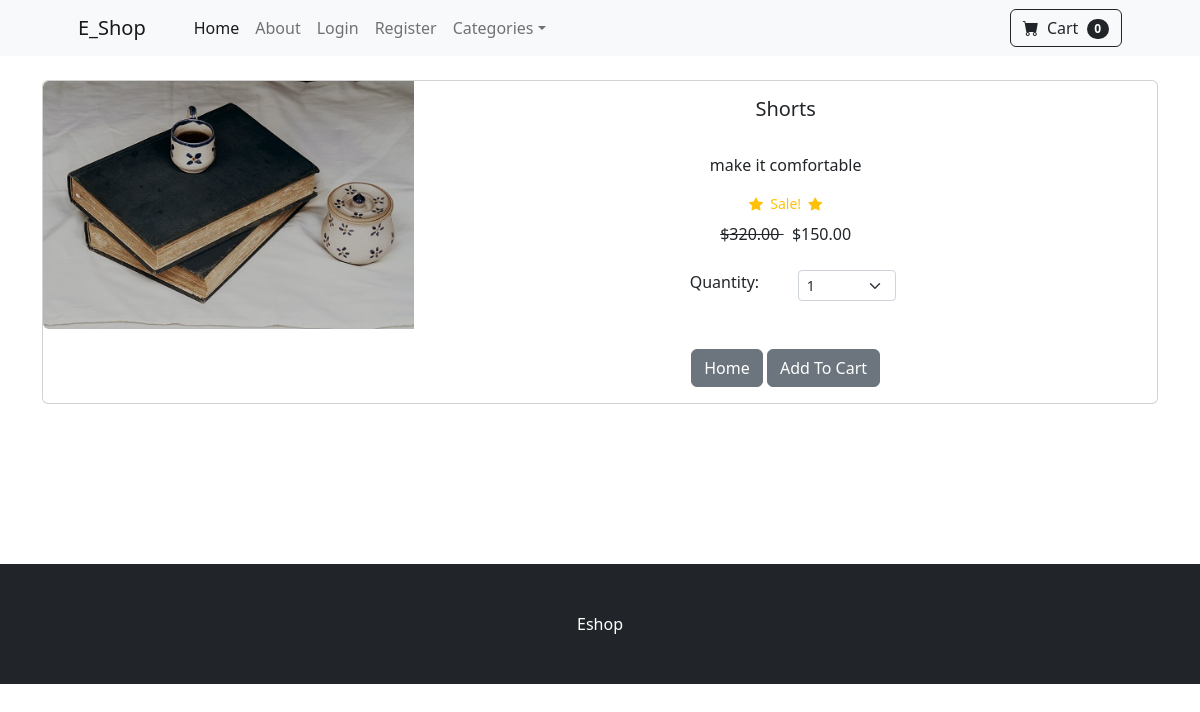
Screenshot of /product-detail/1/ with the database file from the repository.
### store/models.py (models this page shows, shortened)
class Product(models.Model):
    name=models.CharField(max_length=100)
    price=models.DecimalField(default=0, decimal_places=2,max_digits=6)
    category=models.ForeignKey(Category,on_delete=models.CASCADE,default=1)
    description=models.CharField(max_length=250,default='', blank=True,null=True)
    image=models.ImageField(upload_to='product_image/')
    is_sale=models.BooleanField(default=False)
    sale_price=models.DecimalField(default=0, decimal_places=2,max_digits=6)

### store/views.py (the view)
# urls.py: path('product-detail/<int:pk>/', views.Product_detail.as_view(), name='product_detail'),
class Product_detail(View):
    def get(self,request,pk):
        products=Product.objects.get(id=pk)
        return render(request, 'product.html',{'product':products})

### cart/cart.py (called while the page is built)
	def __len__(self):
		return len(self.cart)

### cart/context_processors.py (called while the page is built)
def cart(request):
    return {'cart':CartView(request)} #its return default data if it has or not

### templates/product.html (shortened to what this page needs)
{% extends 'base.html' %}
{% block content %}
<div class="container">
<br/>
<div class="card mb-3">
  <div class="row g-0">
    <div class="col-md-4">
      <img src="{{ product.image.url }}" class="img-fluid rounded-start" alt="...">
    </div>
    <div class="col-md-8">
      <div class="card-body">
        <center>
        <h5 class="card-title">{{ product.name }}</h5>
        <br/>
        <p class="card-text justified">{{ product.description }}</p>
        {% if product.is_sale %}
        <div class="d-flex justify-content-center small text-warning mb-2">
                <div class="bi-star-fill"></div>
                &nbsp;&nbsp;Sale!&nbsp;&nbsp;
                <div class="bi-star-fill"></div>
                </div>
                <strike>
                ${{ product.price }}
                </strike>
                &nbsp;
                ${{ product.sale_price }}
        {% else %}
            ${{ product.price }}
        {% endif %}
            <br/><br/>
<div class="row justify-content-center">
    <div class="col-md-2">Quantity:</div>
                <div class="col-md-2">
                <select class="form-select form-select-sm" id="qty-cart">
                  <option value="1">1</option>
                </select>
                </div>
            </div>
            <br/><br/>
        <a href="{% url 'home'%}" class="btn btn-secondary">Home</a>
        <button type="button" value="{{ product.id }}" class="btn btn-secondary" id="add-cart">Add To Cart</button>
    </center>
      </div>
    </div>
  </div>
</div>
</div>
<br/><br/><br/><br/><br/><br/>
{% endblock %}

### rows the page displays
Product: image (picture), name "Shorts", description "make it comfortable", price "320.00", sale_price "150.00"

### other values shown
{{ cart | length }} "0"
